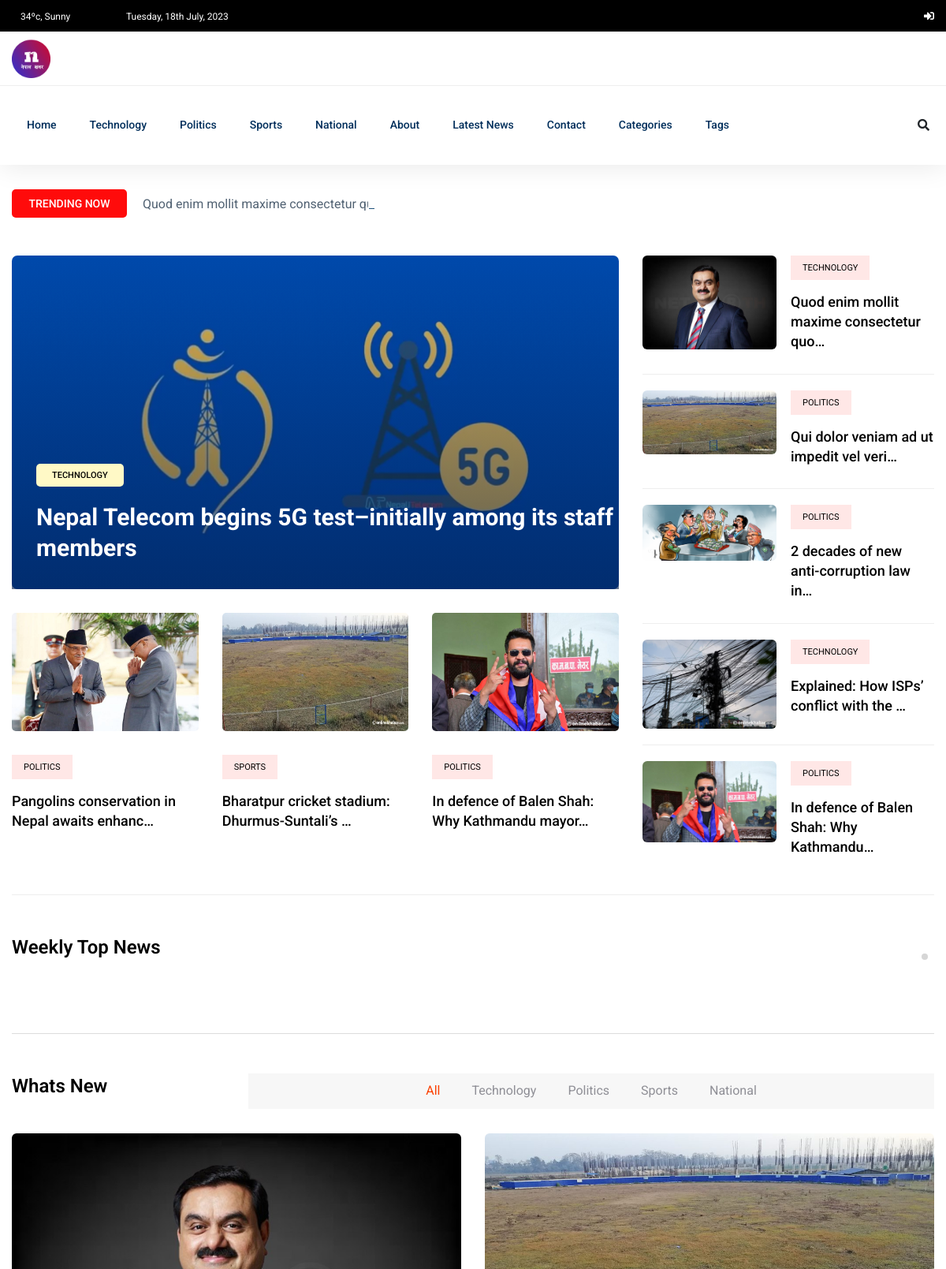
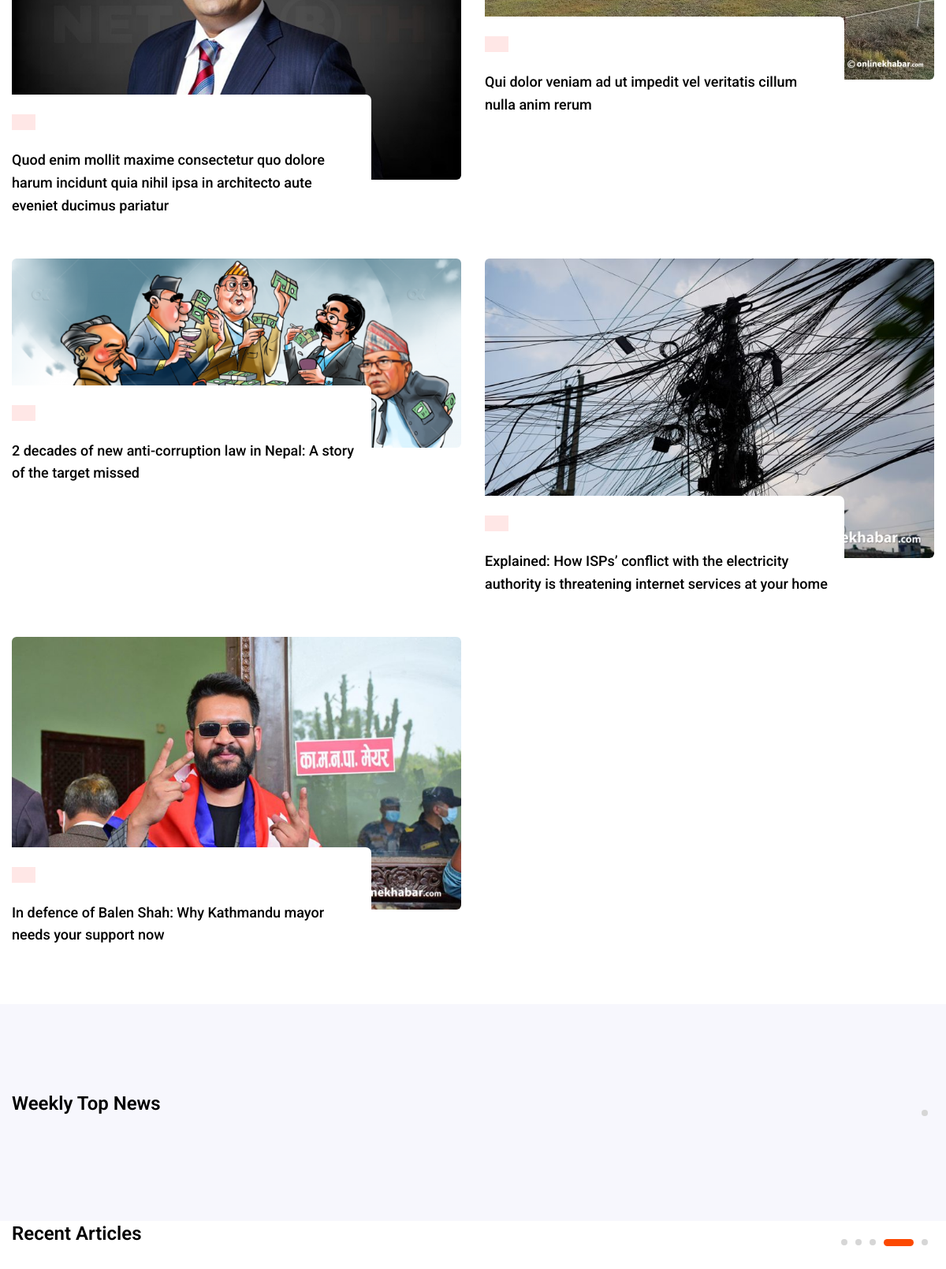
The page / (upper part) on the database its author committed (2 pictures, top to bottom).
### newspaper_app/models.py (models this page shows, shortened)
class TimeStampModel(models.Model):
    created_at = models.DateTimeField(auto_now_add=True)
    updated_at = models.DateTimeField(auto_now=True)
    class Meta:
        abstract = True  # do not create table for this model

class Category(TimeStampModel):
    name = models.CharField(max_length=20)
    def __str__(self):
        return self.name

class Post(TimeStampModel):
    STATUS_CHOICES = [
        ("active", "Active"),
        ("in_active", "Inactive"),
    ]
    title = models.CharField(max_length=250)
    content = models.TextField()
    featured_image = models.ImageField(upload_to="post_images/%Y/%m/%d", blank=False)
    author = models.ForeignKey("auth.User", on_delete=models.CASCADE)
    published_at = models.DateTimeField(null=True, blank=True)
    status = models.CharField(max_length=20, choices=STATUS_CHOICES, default="active")
    views_count = models.PositiveBigIntegerField(default=0)
    category = models.ForeignKey(Category, on_delete=models.CASCADE)
    tag = models.ManyToManyField(Tag)

### newspaper_app/views.py (the view)
class HomeView(ListView):
    model = Post
    template_name = "aznews/home.html"
    context_object_name = "posts"
    queryset = Post.objects.filter(
        status="active", published_at__isnull=False
    ).order_by("-published_at")[:5]
    def get_context_data(self, *args, **kwargs):
        context = super().get_context_data(*args, **kwargs)
        context["featured_post"] = (
            Post.objects.filter(status="active", published_at__isnull=False)
            .order_by("-views_count")
            .first()
        )
        context["featured_posts"] = Post.objects.filter(
            status="active", published_at__isnull=False
        ).order_by("-views_count")[2:5]
        one_week_ago = timezone.now() - timedelta(days=7)
        context["weekly_top_posts"] = Post.objects.filter(
            status="active",
            published_at__isnull=False,
            published_at__gte=one_week_ago,
        ).order_by("-published_at")[:7]
        return context

### templates/aznews/home.html
{% extends "aznews/base.html" %}
{% block content %}
  <main>
    {% include "aznews/main/trending.html" %}
    {% include "aznews/main/weekly.html" %}
    {% include "aznews/main/whats_new.html" %}
    {% include "aznews/main/weekly2.html" %}
    {% include "aznews/main/recent.html" %}
  </main>
{% endblock content %}

### templates/aznews/header/header.html (shortened to what this page needs)
{% load static %}
<header>
  <div class="header-area">
    <div class="main-header ">
      <div class="header-top black-bg d-none d-md-block">
        <div class="container">
          <div class="col-xl-12">
            <div class="row d-flex justify-content-between align-items-center">
              <div class="header-info-left">
                <ul>
                  <li>
                    34ºc, Sunny
                  </li>
                  <li>
                    {% now "l, jS F, Y" %}
                  </li>
                </ul>
              </div>
              <div class="header-info-right">
                <ul class="header-social">
                  {% if user.is_authenticated %}
                    <li>
                      <a href="{% url 'tag-list' %}"><i class="fas fa-tag"></i></a>
                    </li>
                    <li>
                      <a href="{% url 'category-list' %}"><i class="fas fa-newspaper"></i></a>
                    </li>
                    <li>
                      <a href="{% url 'post-create' %}"><i class="fas fa-plus"></i></a>
                    </li>
                    <li>
                      <a href="{% url 'draft-list' %}"><i class="fas fa-tasks"></i></a>
                    </li>
                    <li>
                      <a href="{% url 'logout' %}"><i class="fas fa-sign-out-alt"></i></a>
                    </li>
                  {% else %}
                    <li>
                      <a href="{% url 'login' %}"><i class="fas fa-sign-in-alt"></i></a>
                    </li>
                  {% endif %}
                </ul>
              </div>
            </div>
          </div>
        </div>
      </div>
      <div class="header-mid d-none d-md-block">
        <div class="container">
          <div class="row d-flex align-items-center">
            <div class="col-xl-3 col-lg-3 col-md-3">
              <div class="logo">
                <a href="/">
                  <img src="{% static 'assets/img/logo/nepal.png' %}" alt="">
                </a>
              </div>
            </div>
          </div>
        </div>
      </div>
      <div class="header-bottom header-sticky">
        <div class="container">
          <div class="row align-items-center">
            <div class="col-xl-10 col-lg-10 col-md-12 header-flex">
              <div class="main-menu d-none d-md-block">
                <nav>
                  <ul id="navigation">
                    <li>
                      <a href="/">Home</a>
                    </li>
                    {% for top_category in top_categories %}
                      <li>
                        <a href="{% url 'post-by-category' top_category.pk %}">{{ top_category.name }}</a>
                      </li>
                    {% endfor %}
                    <li>
                      <a href="{% url 'about' %}">About</a>
                    </li>
                    <li>
                      <a href="{% url 'post-list' %}">Latest News</a>
                    </li>
                    <li>
                      <a href="{% url 'contact' %}">Contact</a>
                    </li>
                    <li>
                      <a href="#">Categories</a>
                    </li>
                    <li>
                      <a href="#">Tags</a>
                    </li>
                  </ul>
                </nav>
              </div>
            </div>
            <div class="col-xl-2 col-lg-2 col-md-4">
              <div class="header-right-btn f-right d-none d-lg-block">
                <i class="fas fa-search special-tag"></i>
              </div>
            </div>
            <div class="col-12">
            </div>
          </div>
        </div>
      </div>
    </div>
  </div>
</header>

### templates/aznews/main/trending/trending_title.html
<div class="row">
  <div class="col-lg-12">
    <div class="trending-tittle">
      <strong>Trending now</strong>
      <div class="trending-animated">
        <ul id="js-news" class="js-hidden">
          {% for post in posts %}<li class="news-item">{{ post.title }}</li>{% endfor %}
        </ul>
      </div>
    </div>
  </div>
</div>

### templates/aznews/main/trending/trending_left.html
<div class="col-lg-8">
  <div class="trending-top mb-30">
    <div class="trend-top-img">
      <img src="{{ featured_post.featured_image.url }}"
           alt="{{ featured_post.title }}">
      <div class="trend-top-cap">
        <span>{{ featured_post.category.name }}</span>
        <h2>
          <a href="{% url 'post-detail' featured_post.pk %}">{{ featured_post.title }}</a>
        </h2>
      </div>
    </div>
  </div>
  <div class="trending-bottom">
    <div class="row">
      {% for featured_post in featured_posts %}
        <div class="col-lg-4">
          <div class="single-bottom mb-35">
            <div class="trend-bottom-img mb-30">
              <img src="{{ featured_post.featured_image.url }}"
                   alt="{{ featured_post.title }}"
                   width="250px"
                   height="150px">
            </div>
            <div class="trend-bottom-cap">
              <span class="color1">{{ featured_post.category }}</span>
              <h4>
                <a href="{% url 'post-detail' featured_post.pk %}">{{ featured_post.title|truncatechars:46 }}</a>
              </h4>
            </div>
          </div>
        </div>
      {% endfor %}
    </div>
  </div>
</div>

### templates/aznews/main/trending/trending_right.html
<div class="col-lg-4">
  {% for post in posts  %}
    <div class="trand-right-single d-flex">
      <div class="trand-right-img">
        <img src="{{ post.featured_image.url }}"
             alt="{{ post.title }}"
             width="170px">
      </div>
      <div class="trand-right-cap">
        <span class="color1">{{ post.category.name }}</span>
        <h4>
          <a href="details.html">{{ post.title|truncatechars:40 }}</a>
        </h4>
      </div>
    </div>
  {% endfor %}
</div>

### templates/aznews/main/whats_new.html (shortened to what this page needs)
<section class="whats-news-area pt-50 pb-20">
  <div class="container">
    <div class="row">
      <div class="col-lg-12">
        <div class="row d-flex justify-content-between">
          <div class="col-lg-3 col-md-3">
            <div class="section-tittle mb-30">
              <h3>Whats New</h3>
            </div>
          </div>
          <div class="col-lg-9 col-md-9">
            <div class="properties__button">
              <nav>
                <div class="nav nav-tabs" id="nav-tab" role="tablist">
                  <a class="nav-item nav-link active"
                     id="nav-home-tab"
                     data-toggle="tab"
                     href="#nav-home"
                     role="tab"
                     aria-controls="nav-home"
                     aria-selected="true">All</a>
                  {% for whats_new_category in whats_new_categories %}
                    <a class="nav-item nav-link"
                       id="nav-{{ whats_new_category.name }}-tab"
                       data-toggle="tab"
                       href="#nav-{{ whats_new_category.name }}"
                       role="tab"
                       aria-controls="nav-{{ whats_new_category.name }}"
                       aria-selected="false">{{ whats_new_category.name }}</a>
                  {% endfor %}
                </div>
              </nav>
            </div>
          </div>
        </div>
        <div class="row">
          <div class="col-12">
            <div class="tab-content" id="nav-tabContent">
              <div class="tab-pane fade show active"
                   id="nav-home"
                   role="tabpanel"
                   aria-labelledby="nav-home-tab">
                <div class="whats-news-caption">
                  <div class="row">
                    {% for post in posts %}
                      <div class="col-lg-6 col-md-6">
                        <div class="single-what-news mb-100">
                          <div class="what-img">
                            <img src="{{ post.featured_image.url }}" alt="{{ post.title }}">
                          </div>
                          <div class="what-cap">
                            <span class="color1">{{ post.whats_new_category.name }}</span>
                            <h4>
                              <a href="#">{{ post.title }}</a>
                            </h4>
                          </div>
                        </div>
                      </div>
                    {% endfor %}
                  </div>
                </div>
              </div>
            </div>
          </div>
        </div>
      </div>
    </div>
  </div>
</section>

### rows shown on the page
Category: name "Technology"
Category: name "Politics"
Category: name "Sports"
Category: name "National"
Post: title "Quod enim mollit maxime consectetur…", featured_image (picture), category.name "TECHNOLOGY", title "Quod enim mollit maxime consectetur quo…", title "Quod enim mollit maxime consectetur quo dolore harum incidunt quia nihil ipsa in architecto aute eveniet ducimus pariatur"
Post: featured_image (picture), category.name "TECHNOLOGY", title "Nepal Telecom begins 5G test–initially among its staff members"
Post: featured_image (picture), category "POLITICS", title "Pangolins conservation in Nepal awaits enhanc…"
Post: featured_image (picture), category "SPORTS", title "Bharatpur cricket stadium: Dhurmus-Suntali’s …"
Post: featured_image (picture), category "POLITICS", title "In defence of Balen Shah: Why Kathmandu mayor…", category.name "POLITICS", title "In defence of Balen Shah: Why Kathmandu…", title "In defence of Balen Shah: Why Kathmandu mayor needs your support now"
Post: featured_image (picture), category.name "POLITICS", title "Qui dolor veniam ad ut impedit vel veri…", title "Qui dolor veniam ad ut impedit vel veritatis cillum nulla anim rerum"
Post: featured_image (picture), category.name "POLITICS", title "2 decades of new anti-corruption law in…", title "2 decades of new anti-corruption law in Nepal: A story of the target missed"
Post: featured_image (picture), category.name "TECHNOLOGY", title "Explained: How ISPs’ conflict with the …", title "Explained: How ISPs’ conflict with the electricity authority is threatening internet services at your home"
